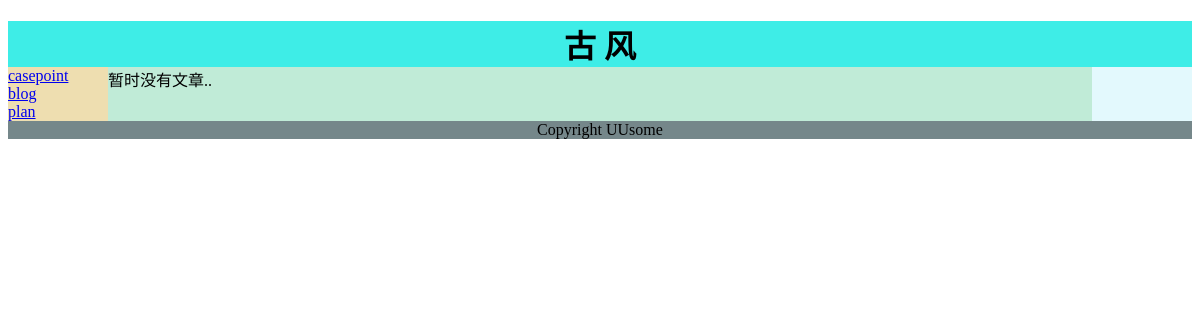
The app's page /blogs, older data.
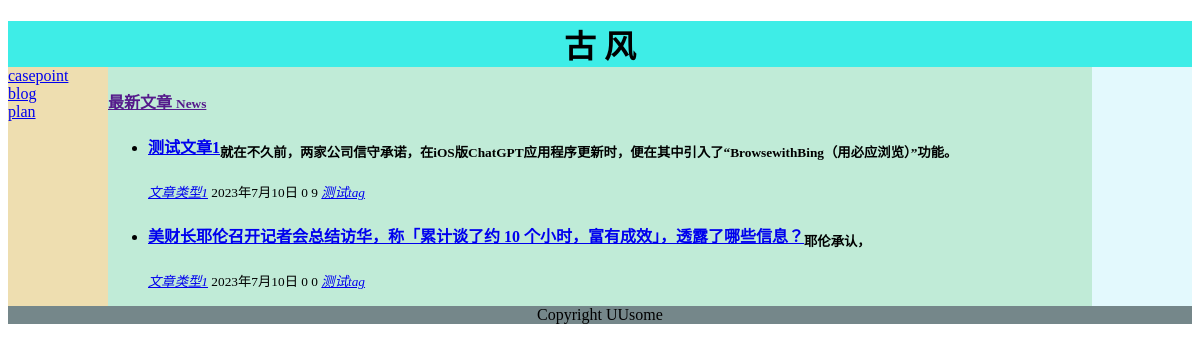
The same page, newer data.
### apps/blog/models.py (models this page shows, shortened)
class Article(models.Model):
    title = models.CharField(max_length=200)  # 博客标题
    category = models.ForeignKey('Category', verbose_name='文章类型', on_delete=models.CASCADE)
    date_time = models.DateField(auto_now_add=True)  # 博客日期
    content = models.TextField(blank=True, null=True)  # 文章正文
    digest = models.TextField(blank=True, null=True)  # 文章摘要
    author = models.CharField(max_length=64, verbose_name='作者')
    view = models.BigIntegerField(default=0)  # 阅读数
    comment = models.BigIntegerField(default=0)  # 评论数
    picture = models.CharField(max_length=200)  # 标题图片地址
    tag = models.ManyToManyField(Tag)  # 标签
    class Meta:  # 按时间降序
        ordering = ['-date_time']

class Category(models.Model):
    name = models.CharField('文章类型', max_length=30)
    created_time = models.DateTimeField('创建时间', auto_now=True)
    class Meta:
        ordering = ['name']
        verbose_name = "文章类型"
        verbose_name_plural = verbose_name
    def __str__(self):
        return self.name

class Tag(models.Model):
    tag_name = models.CharField('标签名称', max_length=30)

### apps/blog/views.py (the view)
# urls.py: path('blogs', views.blog_list, name='blogs'),
def blog_list(request):
    context = {}
    _blog_list = Article.objects.all().order_by('-date_time')
    _blog_hot = Article.objects.all().order_by('-view')
    context = {}
    context['blog_list'] = _blog_list
    context['blog_hot'] = _blog_hot
    return render(request, 'blog/index.html', context)

### templates/blog/index.html (shortened to what this page needs)
{% extends "base-left.html" %}
{% load static %}
{% block content %}
	{% if blog_list %}
		<section class="mysection">
					<div class="arclist">
			<h4 ><a href="">最新文章
				<small>News</small>
			</a></h4>
			{% include "blog/_blog_list.html" with blogs=blog_list id="New" %}
		</div>
		</section>
	{% else %}
		<section class="mysection" style="animation: fuxiasuo 0.8s;">暂时没有文章..</section>
	{% endif %}
{% endblock %}

### templates/blog/_blog_list.html (shortened to what this page needs)
<div class="arclist">
    <ul>
        {% for blog in blog_list %}
            {% if id %}
                <li id="{{ id }}">
                    {% else %}
                <li {% if blog.view > 1000 %} id="tuijian" {% elif article.view > 500 %} id="Hot" {% endif %}>
            {% endif %}
        <div class="arc-right">
            <h4 class="blue-text"><a href="{% url "blogdetail" blog.id %}" title="{{ blog.title }}">{{ blog.title }}</a><sub>{{ blog.digest }}</sub></h4>
			<small>
				<em>
					<a href="{% url "blogcategory" blog.category %}" title="查看分类">{{ blog.category }}</a>
				</em>
                <a title="发布于 {{ blog.date_time }}  "> {{ blog.date_time }}</a>
                <a title="已有 {{ blog.comment }} 条评论">{{ blog.comment }}</a>
                <a title="已有 {{ blog.view }} 次浏览">{{ blog.view }}</a>
				<em>
					{% for tag in blog.tag.values %}
						<a title="标签: {{ tag.tag_name }}" href="{% url "blogtag" tag.tag_name %}">{{ tag.tag_name }}</a>&nbsp;
					{% endfor %}
                </em>
           </small>
        </div>
        {% endfor %}
    </ul>
</div>

Row changes from the older to the newer data that the page shows:
added Article: title "测试文章1", digest "就在不久前，两家公司信守承诺，在iOS版ChatGPT应用程序更新时，便在其中引入了“BrowsewithBing（用必应浏览）”功能。", category "文章类型1", date_time "2023年7月10日", comment "0", view "9"
added Tag: tag_name "测试tag"
added Article: title "美财长耶伦召开记者会总结访华，称「累计谈了约 10 个小时，富有成效」，透露了哪些信息？", digest "耶伦承认，", category "文章类型1", date_time "2023年7月10日", comment "0", view "0"
Text that changed along with them:
text no longer shown: "暂时没有文章.."
text now shown: "最新文章 News"
